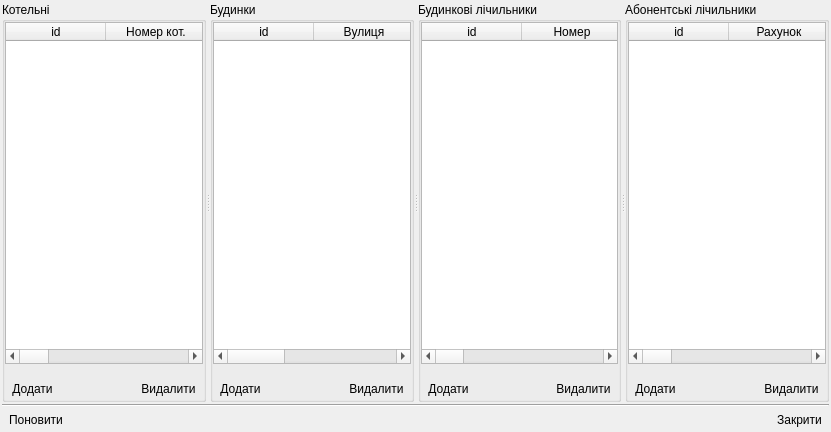
<?xml version="1.0" encoding="UTF-8"?>
<ui version="4.0">
 <class>tke_Form_struct_GV</class>
 <widget class="QWidget" name="tke_Form_struct_GV">
  <property name="geometry">
   <rect>
    <x>0</x>
    <y>0</y>
    <width>831</width>
    <height>432</height>
   </rect>
  </property>
  <property name="windowTitle">
   <string>Структура постачання гарячої води абонентам підприємства</string>
  </property>
  <property name="windowIcon">
   <iconset resource="tke/tke_rc">
    <normaloff>:/pictures/pictures/cube.png</normaloff>:/pictures/pictures/cube.png</iconset>
  </property>
  <layout class="QVBoxLayout">
   <property name="spacing">
    <number>2</number>
   </property>
   <property name="margin">
    <number>2</number>
   </property>
   <item>
    <widget class="QSplitter" name="splitter">
     <property name="orientation">
      <enum>Qt::Horizontal</enum>
     </property>
     <widget class="QGroupBox" name="groupBox_Kotelni">
      <property name="title">
       <string>Котельні</string>
      </property>
      <layout class="QVBoxLayout">
       <property name="spacing">
        <number>0</number>
       </property>
       <property name="margin">
        <number>0</number>
       </property>
       <item>
        <widget class="QTableWidget" name="tableWidget_kotelni">
         <property name="alternatingRowColors">
          <bool>true</bool>
         </property>
         <property name="selectionMode">
          <enum>QAbstractItemView::SingleSelection</enum>
         </property>
         <property name="selectionBehavior">
          <enum>QAbstractItemView::SelectRows</enum>
         </property>
         <column>
          <property name="text">
           <string>id</string>
          </property>
         </column>
         <column>
          <property name="text">
           <string>Номер кот.</string>
          </property>
         </column>
         <column>
          <property name="text">
           <string>Вулиця</string>
          </property>
         </column>
         <column>
          <property name="text">
           <string>№ буд.</string>
          </property>
         </column>
         <column>
          <property name="text">
           <string>Нас.пункт</string>
          </property>
         </column>
         <column>
          <property name="text">
           <string>Тел.</string>
          </property>
         </column>
        </widget>
       </item>
       <item>
        <widget class="QLabel" name="label_countKotelni">
         <property name="text">
          <string/>
         </property>
        </widget>
       </item>
       <item>
        <layout class="QHBoxLayout">
         <property name="spacing">
          <number>2</number>
         </property>
         <item>
          <widget class="QToolButton" name="toolButton_addKotelni">
           <property name="text">
            <string>Додати</string>
           </property>
           <property name="icon">
            <iconset resource="tke/tke_rc">
             <normaloff>:/pictures/pictures/greplus.png</normaloff>:/pictures/pictures/greplus.png</iconset>
           </property>
           <property name="iconSize">
            <size>
             <width>12</width>
             <height>12</height>
            </size>
           </property>
           <property name="toolButtonStyle">
            <enum>Qt::ToolButtonTextBesideIcon</enum>
           </property>
           <property name="autoRaise">
            <bool>true</bool>
           </property>
          </widget>
         </item>
         <item>
          <spacer>
           <property name="orientation">
            <enum>Qt::Horizontal</enum>
           </property>
           <property name="sizeHint" stdset="0">
            <size>
             <width>40</width>
             <height>20</height>
            </size>
           </property>
          </spacer>
         </item>
         <item>
          <widget class="QToolButton" name="toolButton_delKotelni">
           <property name="text">
            <string>Видалити</string>
           </property>
           <property name="icon">
            <iconset resource="tke/tke_rc">
             <normaloff>:/pictures/pictures/redminus.png</normaloff>:/pictures/pictures/redminus.png</iconset>
           </property>
           <property name="iconSize">
            <size>
             <width>12</width>
             <height>12</height>
            </size>
           </property>
           <property name="toolButtonStyle">
            <enum>Qt::ToolButtonTextBesideIcon</enum>
           </property>
           <property name="autoRaise">
            <bool>true</bool>
           </property>
          </widget>
         </item>
        </layout>
       </item>
      </layout>
     </widget>
     <widget class="QGroupBox" name="groupBox_budynky">
      <property name="title">
       <string>Будинки</string>
      </property>
      <layout class="QVBoxLayout">
       <property name="spacing">
        <number>0</number>
       </property>
       <property name="margin">
        <number>0</number>
       </property>
       <item>
        <widget class="QTableWidget" name="tableWidget_budynky">
         <property name="alternatingRowColors">
          <bool>true</bool>
         </property>
         <property name="selectionMode">
          <enum>QAbstractItemView::SingleSelection</enum>
         </property>
         <property name="selectionBehavior">
          <enum>QAbstractItemView::SelectRows</enum>
         </property>
         <column>
          <property name="text">
           <string>id</string>
          </property>
         </column>
         <column>
          <property name="text">
           <string>Вулиця</string>
          </property>
         </column>
         <column>
          <property name="text">
           <string>№ буд.</string>
          </property>
         </column>
        </widget>
       </item>
       <item>
        <widget class="QLabel" name="label_countBudynky">
         <property name="text">
          <string/>
         </property>
        </widget>
       </item>
       <item>
        <layout class="QHBoxLayout">
         <property name="spacing">
          <number>2</number>
         </property>
         <item>
          <widget class="QToolButton" name="toolButton_addBudynky">
           <property name="text">
            <string>Додати</string>
           </property>
           <property name="icon">
            <iconset resource="tke/tke_rc">
             <normaloff>:/pictures/pictures/greplus.png</normaloff>:/pictures/pictures/greplus.png</iconset>
           </property>
           <property name="iconSize">
            <size>
             <width>12</width>
             <height>12</height>
            </size>
           </property>
           <property name="toolButtonStyle">
            <enum>Qt::ToolButtonTextBesideIcon</enum>
           </property>
           <property name="autoRaise">
            <bool>true</bool>
           </property>
          </widget>
         </item>
         <item>
          <spacer>
           <property name="orientation">
            <enum>Qt::Horizontal</enum>
           </property>
           <property name="sizeHint" stdset="0">
            <size>
             <width>40</width>
             <height>20</height>
            </size>
           </property>
          </spacer>
         </item>
         <item>
          <widget class="QToolButton" name="toolButton_delBudynky">
           <property name="text">
            <string>Видалити</string>
           </property>
           <property name="icon">
            <iconset resource="tke/tke_rc">
             <normaloff>:/pictures/pictures/redminus.png</normaloff>:/pictures/pictures/redminus.png</iconset>
           </property>
           <property name="iconSize">
            <size>
             <width>12</width>
             <height>12</height>
            </size>
           </property>
           <property name="toolButtonStyle">
            <enum>Qt::ToolButtonTextBesideIcon</enum>
           </property>
           <property name="autoRaise">
            <bool>true</bool>
           </property>
          </widget>
         </item>
        </layout>
       </item>
      </layout>
     </widget>
     <widget class="QGroupBox" name="groupBox_budLich">
      <property name="title">
       <string>Будинкові лічильники</string>
      </property>
      <layout class="QVBoxLayout">
       <property name="spacing">
        <number>0</number>
       </property>
       <property name="margin">
        <number>0</number>
       </property>
       <item>
        <widget class="QTableWidget" name="tableWidget_budLich">
         <property name="alternatingRowColors">
          <bool>true</bool>
         </property>
         <property name="selectionMode">
          <enum>QAbstractItemView::SingleSelection</enum>
         </property>
         <property name="selectionBehavior">
          <enum>QAbstractItemView::SelectRows</enum>
         </property>
         <column>
          <property name="text">
           <string>id</string>
          </property>
         </column>
         <column>
          <property name="text">
           <string>Номер</string>
          </property>
         </column>
         <column>
          <property name="text">
           <string>Початк.№кв.</string>
          </property>
         </column>
         <column>
          <property name="text">
           <string>Кінц.№кв.</string>
          </property>
         </column>
         <column>
          <property name="text">
           <string>Ліч.</string>
          </property>
         </column>
         <column>
          <property name="text">
           <string>Дата тесту</string>
          </property>
         </column>
        </widget>
       </item>
       <item>
        <widget class="QLabel" name="label_countBudLich">
         <property name="text">
          <string/>
         </property>
        </widget>
       </item>
       <item>
        <layout class="QHBoxLayout">
         <property name="spacing">
          <number>2</number>
         </property>
         <item>
          <widget class="QToolButton" name="toolButton_addBudLich">
           <property name="text">
            <string>Додати</string>
           </property>
           <property name="icon">
            <iconset resource="tke/tke_rc">
             <normaloff>:/pictures/pictures/greplus.png</normaloff>:/pictures/pictures/greplus.png</iconset>
           </property>
           <property name="iconSize">
            <size>
             <width>12</width>
             <height>12</height>
            </size>
           </property>
           <property name="toolButtonStyle">
            <enum>Qt::ToolButtonTextBesideIcon</enum>
           </property>
           <property name="autoRaise">
            <bool>true</bool>
           </property>
          </widget>
         </item>
         <item>
          <spacer>
           <property name="orientation">
            <enum>Qt::Horizontal</enum>
           </property>
           <property name="sizeHint" stdset="0">
            <size>
             <width>40</width>
             <height>20</height>
            </size>
           </property>
          </spacer>
         </item>
         <item>
          <widget class="QToolButton" name="toolButton_delBudLich">
           <property name="text">
            <string>Видалити</string>
           </property>
           <property name="icon">
            <iconset resource="tke/tke_rc">
             <normaloff>:/pictures/pictures/redminus.png</normaloff>:/pictures/pictures/redminus.png</iconset>
           </property>
           <property name="iconSize">
            <size>
             <width>12</width>
             <height>12</height>
            </size>
           </property>
           <property name="toolButtonStyle">
            <enum>Qt::ToolButtonTextBesideIcon</enum>
           </property>
           <property name="autoRaise">
            <bool>true</bool>
           </property>
          </widget>
         </item>
        </layout>
       </item>
      </layout>
     </widget>
     <widget class="QGroupBox" name="groupBox_abonLich">
      <property name="title">
       <string>Абонентські лічильники</string>
      </property>
      <layout class="QVBoxLayout">
       <property name="spacing">
        <number>0</number>
       </property>
       <property name="margin">
        <number>0</number>
       </property>
       <item>
        <widget class="QTableWidget" name="tableWidget_abonLich">
         <property name="alternatingRowColors">
          <bool>true</bool>
         </property>
         <property name="selectionMode">
          <enum>QAbstractItemView::SingleSelection</enum>
         </property>
         <property name="selectionBehavior">
          <enum>QAbstractItemView::SelectRows</enum>
         </property>
         <column>
          <property name="text">
           <string>id</string>
          </property>
         </column>
         <column>
          <property name="text">
           <string>Рахунок</string>
          </property>
         </column>
         <column>
          <property name="text">
           <string>№ ліч.</string>
          </property>
         </column>
         <column>
          <property name="text">
           <string>Коеф.</string>
          </property>
         </column>
         <column>
          <property name="text">
           <string>Ліч.</string>
          </property>
         </column>
         <column>
          <property name="text">
           <string>Дата тесту</string>
          </property>
         </column>
        </widget>
       </item>
       <item>
        <widget class="QLabel" name="label_countAbonLich">
         <property name="text">
          <string/>
         </property>
        </widget>
       </item>
       <item>
        <layout class="QHBoxLayout">
         <property name="spacing">
          <number>2</number>
         </property>
         <item>
          <widget class="QToolButton" name="toolButton_addAbonLich">
           <property name="text">
            <string>Додати</string>
           </property>
           <property name="icon">
            <iconset resource="tke/tke_rc">
             <normaloff>:/pictures/pictures/greplus.png</normaloff>:/pictures/pictures/greplus.png</iconset>
           </property>
           <property name="iconSize">
            <size>
             <width>12</width>
             <height>12</height>
            </size>
           </property>
           <property name="toolButtonStyle">
            <enum>Qt::ToolButtonTextBesideIcon</enum>
           </property>
           <property name="autoRaise">
            <bool>true</bool>
           </property>
          </widget>
         </item>
         <item>
          <spacer>
           <property name="orientation">
            <enum>Qt::Horizontal</enum>
           </property>
           <property name="sizeHint" stdset="0">
            <size>
             <width>40</width>
             <height>20</height>
            </size>
           </property>
          </spacer>
         </item>
         <item>
          <widget class="QToolButton" name="toolButton_delAbonLich">
           <property name="text">
            <string>Видалити</string>
           </property>
           <property name="icon">
            <iconset resource="tke/tke_rc">
             <normaloff>:/pictures/pictures/redminus.png</normaloff>:/pictures/pictures/redminus.png</iconset>
           </property>
           <property name="iconSize">
            <size>
             <width>12</width>
             <height>12</height>
            </size>
           </property>
           <property name="toolButtonStyle">
            <enum>Qt::ToolButtonTextBesideIcon</enum>
           </property>
           <property name="autoRaise">
            <bool>true</bool>
           </property>
          </widget>
         </item>
        </layout>
       </item>
      </layout>
     </widget>
    </widget>
   </item>
   <item>
    <widget class="Line" name="line">
     <property name="orientation">
      <enum>Qt::Horizontal</enum>
     </property>
    </widget>
   </item>
   <item>
    <layout class="QHBoxLayout">
     <property name="spacing">
      <number>2</number>
     </property>
     <item>
      <widget class="QToolButton" name="toolButton_reload">
       <property name="text">
        <string>Поновити</string>
       </property>
       <property name="icon">
        <iconset resource="tke/tke_rc">
         <normaloff>:/pictures/pictures/redeal.png</normaloff>:/pictures/pictures/redeal.png</iconset>
       </property>
       <property name="iconSize">
        <size>
         <width>12</width>
         <height>12</height>
        </size>
       </property>
       <property name="toolButtonStyle">
        <enum>Qt::ToolButtonTextBesideIcon</enum>
       </property>
       <property name="autoRaise">
        <bool>true</bool>
       </property>
      </widget>
     </item>
     <item>
      <spacer>
       <property name="orientation">
        <enum>Qt::Horizontal</enum>
       </property>
       <property name="sizeHint" stdset="0">
        <size>
         <width>40</width>
         <height>20</height>
        </size>
       </property>
      </spacer>
     </item>
     <item>
      <widget class="QToolButton" name="toolButton_closeForm">
       <property name="text">
        <string>Закрити</string>
       </property>
       <property name="icon">
        <iconset resource="tke/tke_rc">
         <normaloff>:/pictures/pictures/button_cancel.png</normaloff>:/pictures/pictures/button_cancel.png</iconset>
       </property>
       <property name="iconSize">
        <size>
         <width>12</width>
         <height>12</height>
        </size>
       </property>
       <property name="toolButtonStyle">
        <enum>Qt::ToolButtonTextBesideIcon</enum>
       </property>
       <property name="autoRaise">
        <bool>true</bool>
       </property>
      </widget>
     </item>
    </layout>
   </item>
  </layout>
 </widget>
 <resources>
  <include location="tke/tke_rc"/>
 </resources>
 <connections/>
</ui>
